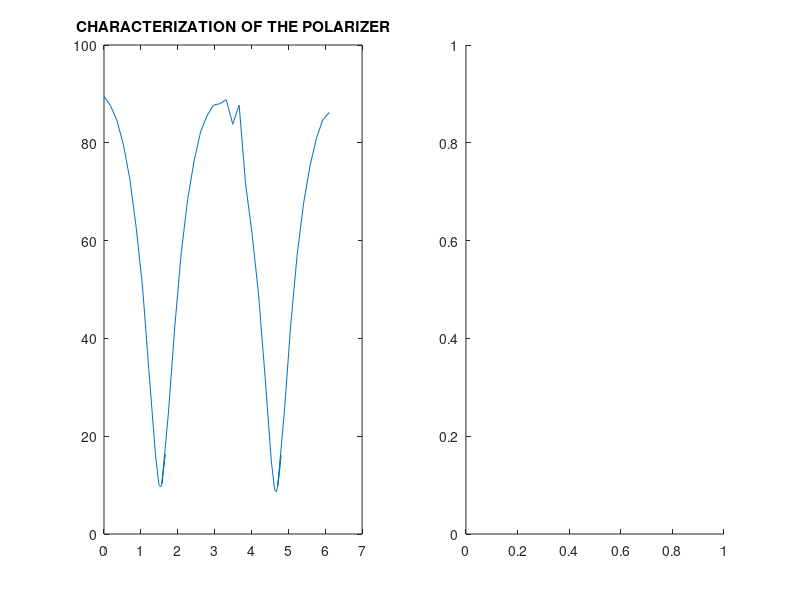

Source code (MATLAB): (Note: this script raises an error after producing the figure.)
clc;clear;clf;

%%
%LOAFING ALL DATA
load char_of_polarizer.txt;

load 1g2_750.txt;
load 1g2_750_halfwp.txt;
load 1g2_550.txt;
load 1g2_550_halfwp.txt;

load 2g2_750.txt;
load 2g2_750_halfwp.txt;
load 2g2_550.txt;
load 2g2_550_halfwp.txt;

load 3g2_750.txt;
load 3g2_750_halfwp.txt;
load 3g2_550.txt;
load 3g2_550_halfwp.txt;

%%
%ANALYZING DATA

%sorting
X1g2750 = sortrows(X1g2_750, 1);
X1g2550 = sortrows(X1g2_550, 1);
X1g2750halfwp = sortrows(X1g2_750_halfwp, 1);
X1g2550halfwp = sortrows(X1g2_550_halfwp, 1);

X2g2750 = sortrows(X2g2_750, 1);
X2g2550 = sortrows(X2g2_550, 1);
X2g2750halfwp = sortrows(X1g2_750_halfwp, 1);
X2g2550halfwp = sortrows(X1g2_550_halfwp, 1);

X3g2750 = sortrows(X3g2_750, 1);
X3g2550 = sortrows(X3g2_550, 1);
X3g2750halfwp = sortrows(X3g2_750_halfwp, 1);
X3g2550halfwp = sortrows(X3g2_550_halfwp, 1);

%seperating
charOfPolarizer = char_of_polarizer;
theta = deg2rad(charOfPolarizer(:,1));
volt = charOfPolarizer(:,2);

theta1g2750 = deg2rad(X1g2750(:,1));
volt1g2750 = X1g2750(:,2);
theta1g2750halfwp = deg2rad(X1g2750halfwp(:,1));
volt1g2750halfwp = X1g2750halfwp(:,2);
theta1g2550 = deg2rad(X1g2550(:,1));
volt1g2550 = X1g2550(:,2);
theta1g2550halfwp = deg2rad(X1g2550halfwp(:,1));
volt1g2550halfwp = X1g2550halfwp(:,2);

theta2g2750 = deg2rad(X2g2750(:,1));
volt2g2750 = X2g2750(:,2);
theta2g2750halfwp = deg2rad(X2g2750halfwp(:,1));
volt2g2750halfwp = X2g2750halfwp(:,2);
theta2g2550 = deg2rad(X2g2550(:,1));
volt2g2550 = X2g2550(:,2);
theta2g2550halfwp = deg2rad(X2g2550halfwp(:,1));
volt2g2550halfwp = X2g2550halfwp(:,2);

theta3g2750 = deg2rad(X3g2750(:,1));
volt3g2750 = X3g2750(:,2);
theta3g2750halfwp = deg2rad(X3g2750halfwp(:,1));
volt3g2750halfwp = X3g2750halfwp(:,2);
theta3g2550 = deg2rad(X3g2550(:,1));
volt3g2550 = X3g2550(:,2);
theta3g2550halfwp = deg2rad(X3g2550halfwp(:,1));
volt3g2550halfwp = X3g2550halfwp(:,2);

%%
%PLOTTING DATA

%CHARACTERIZATION OF THE POLARIZER
figure(1)
subplot(1,2,1)
plot(theta, volt)
    title('CHARACTERIZATION OF THE POLARIZER')
subplot(1,2,2)
polarscatter(theta, volt)
    hold on
polarplot(theta, volt, 'b-')
    ax = gca;
    degrees = 0;
    ax.RAxisLocation = degrees;
    rlim([0 100])
    hold off
    
%SAMPLE 1G2 @750nm
figure(2)
subplot(1,2,1)
scatter(theta1g2750, volt1g2750, 'co')
    title('1G2 SAMPLE 750nm')
    hold on
plot(theta1g2750, volt1g2750, 'c-')
    hold on
scatter(theta1g2750halfwp, volt1g2750halfwp, 'bo')
    hold on
plot(theta1g2750halfwp, volt1g2750halfwp, 'b-')
    hold off
subplot(1,2,2)
polarscatter(theta1g2750, volt1g2750, 'co')
    hold on
polarplot(theta1g2750, volt1g2750, 'c-')
    hold on
polarscatter(theta1g2750halfwp, volt1g2750halfwp, 'bo')
    hold on
polarplot(theta1g2750halfwp, volt1g2750halfwp, 'b-')
    hold off
    ax = gca;
    degrees = 0;
    ax.RAxisLocation = degrees;
    rlim([70 130])
    
%SAMPLE 1G2 @550nm
figure(3)
subplot(1,2,1)
scatter(theta1g2550, volt1g2550, 'co')
    title('1G2 SAMPLE 550nm')
    hold on
plot(theta1g2550, volt1g2550, 'c-')
    hold on
scatter(theta1g2550halfwp, volt1g2550halfwp, 'bo')
    hold on
plot(theta1g2550halfwp, volt1g2550halfwp, 'b-')
    hold off
subplot(1,2,2)
polarscatter(theta1g2550, volt1g2550, 'co')
    hold on
polarplot(theta1g2550, volt1g2550, 'c-')
    hold on
polarscatter(theta1g2550halfwp, volt1g2550halfwp, 'bo')
    hold on
polarplot(theta1g2550halfwp, volt1g2550halfwp, 'b-')
    hold off
    ax = gca;
    degrees = 0;
    ax.RAxisLocation = degrees;
    rlim([22 50])
    
    
%SAMPLE 2G2 @750nm
figure(4)
subplot(1,2,1)
scatter(theta2g2750, volt2g2750, 'co')
    title('2G2 SAMPLE 750nm')
    hold on
plot(theta2g2750, volt2g2750, 'c-')
    hold on
scatter(theta2g2750halfwp, volt2g2750halfwp, 'bo')
    hold on
plot(theta2g2750halfwp, volt2g2750halfwp, 'b-')
    hold off
subplot(1,2,2)
polarscatter(theta2g2750, volt2g2750, 'co')
    hold on
polarplot(theta2g2750, volt2g2750, 'c-')
    hold on
polarscatter(theta2g2750halfwp, volt2g2750halfwp, 'bo')
    hold on
polarplot(theta2g2750halfwp, volt2g2750halfwp, 'b-')
    hold off
    ax = gca;
    degrees = 0;
    ax.RAxisLocation = degrees;
    rlim([55 130])
    
%SAMPLE 2G2 @550nm
figure(5)
subplot(1,2,1)
scatter(theta2g2550, volt2g2550, 'co')
    title('2G2 SAMPLE 550nm')
    hold on
plot(theta2g2550, volt2g2550, 'c-')
    hold on
scatter(theta2g2550halfwp, volt2g2550halfwp, 'bo')
    hold on
plot(theta2g2550halfwp, volt2g2550halfwp, 'b-')
    hold off
subplot(1,2,2)
polarscatter(theta2g2550, volt2g2550, 'co')
    hold on
polarplot(theta2g2550, volt2g2550, 'c-')
    hold on
polarscatter(theta2g2550halfwp, volt2g2550halfwp, 'bo')
    hold on
polarplot(theta2g2550halfwp, volt2g2550halfwp, 'b-')
    hold off
    ax = gca;
    degrees = 0;
    ax.RAxisLocation = degrees;
    rlim([22 50])
    
%SAMPLE 3G2 @750nm
figure(6)
subplot(1,2,1)
scatter(theta3g2750, volt3g2750, 'co')
    title('3G2 SAMPLE 750nm')
    hold on
plot(theta3g2750, volt3g2750, 'c-')
    hold on
scatter(theta3g2750halfwp, volt3g2750halfwp, 'bo')
    hold on
plot(theta3g2750halfwp, volt3g2750halfwp, 'b-')
    hold off
subplot(1,2,2)
polarscatter(theta3g2750, volt3g2750, 'co')
    hold on
polarplot(theta3g2750, volt3g2750, 'c-')
    hold on
polarscatter(theta3g2750halfwp, volt3g2750halfwp, 'bo')
    hold on
polarplot(theta3g2750halfwp, volt3g2750halfwp, 'b-')
    hold off
    ax = gca;
    degrees = 0;
    ax.RAxisLocation = degrees;
    rlim([55 110])
    
%SAMPLE 3G2 @550nm
figure(7)
subplot(1,2,1)
scatter(theta3g2550, volt3g2550, 'co')
    title('3G2 SAMPLE 550nm')
    hold on
plot(theta3g2550, volt3g2550, 'c-')
    hold on
scatter(theta3g2550halfwp, volt3g2550halfwp, 'bo')
    hold on
plot(theta3g2550halfwp, volt3g2550halfwp, 'b-')
    hold off
subplot(1,2,2)
polarscatter(theta3g2550, volt3g2550, 'co')
    hold on
polarplot(theta3g2550, volt3g2550, 'c-')
    hold on
polarscatter(theta3g2550halfwp, volt3g2550halfwp, 'bo')
    hold on
polarplot(theta3g2550halfwp, volt3g2550halfwp, 'b-')
    hold off
    ax = gca;
    degrees = 0;
    ax.RAxisLocation = degrees;
    rlim([30 60])